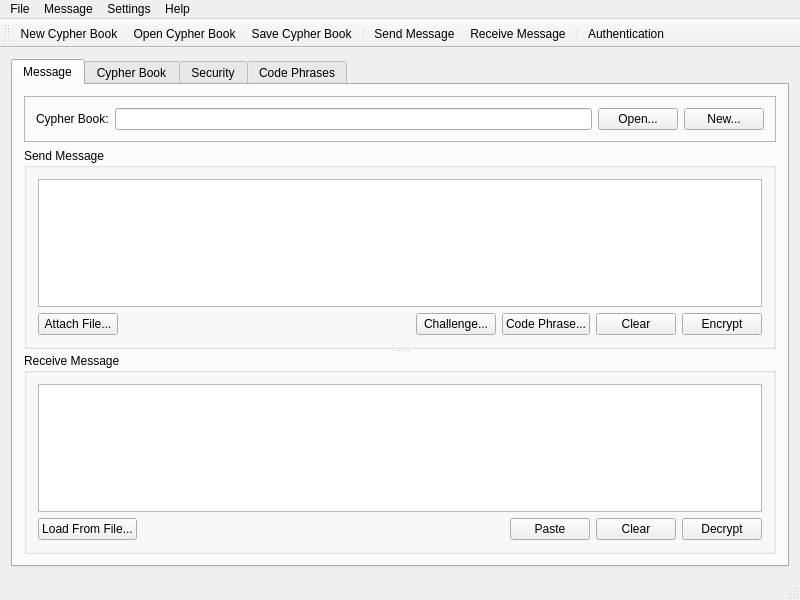
<?xml version="1.0" encoding="UTF-8"?>
<ui version="4.0">
 <class>MainWindow</class>
 <widget class="QMainWindow" name="MainWindow">
  <property name="geometry">
   <rect>
    <x>0</x>
    <y>0</y>
    <width>800</width>
    <height>600</height>
   </rect>
  </property>
  <property name="windowTitle">
   <string>OTP Messenger</string>
  </property>
  <widget class="QWidget" name="centralWidget">
   <layout class="QVBoxLayout" name="verticalLayout">
    <item>
     <widget class="QTabWidget" name="tabWidget">
      <property name="currentIndex">
       <number>0</number>
      </property>
      <widget class="QWidget" name="tabMessage">
       <attribute name="title">
        <string>Message</string>
       </attribute>
       <layout class="QVBoxLayout" name="verticalLayout_2">
        <item>
         <widget class="QFrame" name="frameCypherBook">
          <property name="frameShape">
           <enum>QFrame::StyledPanel</enum>
          </property>
          <property name="frameShadow">
           <enum>QFrame::Raised</enum>
          </property>
          <layout class="QHBoxLayout" name="horizontalLayout">
           <item>
            <widget class="QLabel" name="labelCypherBook">
             <property name="text">
              <string>Cypher Book:</string>
             </property>
            </widget>
           </item>
           <item>
            <widget class="QLineEdit" name="lineEditCypherBook">
             <property name="readOnly">
              <bool>true</bool>
             </property>
            </widget>
           </item>
           <item>
            <widget class="QPushButton" name="pushButtonOpenCypherBook">
             <property name="text">
              <string>Open...</string>
             </property>
            </widget>
           </item>
           <item>
            <widget class="QPushButton" name="pushButtonNewCypherBook">
             <property name="text">
              <string>New...</string>
             </property>
            </widget>
           </item>
          </layout>
         </widget>
        </item>
        <item>
         <widget class="QSplitter" name="splitter">
          <property name="orientation">
           <enum>Qt::Vertical</enum>
          </property>
          <widget class="QGroupBox" name="groupBoxSend">
           <property name="title">
            <string>Send Message</string>
           </property>
           <layout class="QVBoxLayout" name="verticalLayout_3">
            <item>
             <widget class="QPlainTextEdit" name="plainTextEditSend"/>
            </item>
            <item>
             <layout class="QHBoxLayout" name="horizontalLayout_2">
              <item>
               <widget class="QPushButton" name="pushButtonAttach">
                <property name="text">
                 <string>Attach File...</string>
                </property>
               </widget>
              </item>
              <item>
               <spacer name="horizontalSpacer">
                <property name="orientation">
                 <enum>Qt::Horizontal</enum>
                </property>
                <property name="sizeHint" stdset="0">
                 <size>
                  <width>40</width>
                  <height>20</height>
                 </size>
                </property>
               </spacer>
              </item>
              <item>
               <widget class="QPushButton" name="pushButtonChallenge">
                <property name="text">
                 <string>Challenge...</string>
                </property>
               </widget>
              </item>
              <item>
               <widget class="QPushButton" name="pushButtonCodePhrase">
                <property name="text">
                 <string>Code Phrase...</string>
                </property>
               </widget>
              </item>
              <item>
               <widget class="QPushButton" name="pushButtonClear">
                <property name="text">
                 <string>Clear</string>
                </property>
               </widget>
              </item>
              <item>
               <widget class="QPushButton" name="pushButtonSend">
                <property name="text">
                 <string>Encrypt</string>
                </property>
               </widget>
              </item>
             </layout>
            </item>
           </layout>
          </widget>
          <widget class="QGroupBox" name="groupBoxReceive">
           <property name="title">
            <string>Receive Message</string>
           </property>
           <layout class="QVBoxLayout" name="verticalLayout_4">
            <item>
             <widget class="QPlainTextEdit" name="plainTextEditReceive"/>
            </item>
            <item>
             <layout class="QHBoxLayout" name="horizontalLayout_3">
              <item>
               <widget class="QPushButton" name="pushButtonLoadFromFile">
                <property name="text">
                 <string>Load From File...</string>
                </property>
               </widget>
              </item>
              <item>
               <spacer name="horizontalSpacer_2">
                <property name="orientation">
                 <enum>Qt::Horizontal</enum>
                </property>
                <property name="sizeHint" stdset="0">
                 <size>
                  <width>40</width>
                  <height>20</height>
                 </size>
                </property>
               </spacer>
              </item>
              <item>
               <widget class="QPushButton" name="pushButtonPaste">
                <property name="text">
                 <string>Paste</string>
                </property>
               </widget>
              </item>
              <item>
               <widget class="QPushButton" name="pushButtonClearReceive">
                <property name="text">
                 <string>Clear</string>
                </property>
               </widget>
              </item>
              <item>
               <widget class="QPushButton" name="pushButtonDecrypt">
                <property name="text">
                 <string>Decrypt</string>
                </property>
               </widget>
              </item>
             </layout>
            </item>
           </layout>
          </widget>
         </widget>
        </item>
       </layout>
      </widget>
      <widget class="QWidget" name="tabCypherBook">
       <attribute name="title">
        <string>Cypher Book</string>
       </attribute>
       <layout class="QVBoxLayout" name="verticalLayout_5">
        <item>
         <widget class="QGroupBox" name="groupBoxCypherBookInfo">
          <property name="title">
           <string>Cypher Book Information</string>
          </property>
          <layout class="QGridLayout" name="gridLayout">
           <item row="0" column="0">
            <widget class="QLabel" name="labelFileName">
             <property name="text">
              <string>File Name:</string>
             </property>
            </widget>
           </item>
           <item row="0" column="1">
            <widget class="QLabel" name="labelFileNameValue">
             <property name="text">
              <string>Not loaded</string>
             </property>
            </widget>
           </item>
           <item row="1" column="0">
            <widget class="QLabel" name="labelSize">
             <property name="text">
              <string>Total Size:</string>
             </property>
            </widget>
           </item>
           <item row="1" column="1">
            <widget class="QLabel" name="labelSizeValue">
             <property name="text">
              <string>0 bytes</string>
             </property>
            </widget>
           </item>
           <item row="2" column="0">
            <widget class="QLabel" name="labelUsed">
             <property name="text">
              <string>Used:</string>
             </property>
            </widget>
           </item>
           <item row="2" column="1">
            <widget class="QLabel" name="labelUsedValue">
             <property name="text">
              <string>0 bytes (0%)</string>
             </property>
            </widget>
           </item>
           <item row="3" column="0">
            <widget class="QLabel" name="labelRemaining">
             <property name="text">
              <string>Remaining:</string>
             </property>
            </widget>
           </item>
           <item row="3" column="1">
            <widget class="QLabel" name="labelRemainingValue">
             <property name="text">
              <string>0 bytes (0%)</string>
             </property>
            </widget>
           </item>
           <item row="4" column="0">
            <widget class="QLabel" name="labelCompartments">
             <property name="text">
              <string>Compartments:</string>
             </property>
            </widget>
           </item>
           <item row="4" column="1">
            <widget class="QLabel" name="labelCompartmentsValue">
             <property name="text">
              <string>0</string>
             </property>
            </widget>
           </item>
           <item row="5" column="0">
            <widget class="QLabel" name="labelCreated">
             <property name="text">
              <string>Created:</string>
             </property>
            </widget>
           </item>
           <item row="5" column="1">
            <widget class="QLabel" name="labelCreatedValue">
             <property name="text">
              <string>N/A</string>
             </property>
            </widget>
           </item>
          </layout>
         </widget>
        </item>
        <item>
         <widget class="QGroupBox" name="groupBoxVisualizer">
          <property name="title">
           <string>Key Material Visualizer</string>
          </property>
          <layout class="QVBoxLayout" name="verticalLayout_6">
           <item>
            <widget class="QGraphicsView" name="graphicsViewKeyMaterial"/>
           </item>
          </layout>
         </widget>
        </item>
        <item>
         <widget class="QGroupBox" name="groupBoxCompartments">
          <property name="title">
           <string>Compartments</string>
          </property>
          <layout class="QVBoxLayout" name="verticalLayout_7">
           <item>
            <widget class="QTableWidget" name="tableWidgetCompartments">
             <column>
              <property name="text">
               <string>Name</string>
              </property>
             </column>
             <column>
              <property name="text">
               <string>Size</string>
              </property>
             </column>
             <column>
              <property name="text">
               <string>Used</string>
              </property>
             </column>
             <column>
              <property name="text">
               <string>Remaining</string>
              </property>
             </column>
             <column>
              <property name="text">
               <string>Status</string>
              </property>
             </column>
            </widget>
           </item>
           <item>
            <layout class="QHBoxLayout" name="horizontalLayout_4">
             <item>
              <widget class="QPushButton" name="pushButtonCreateCompartment">
               <property name="text">
                <string>Create Compartment...</string>
               </property>
              </widget>
             </item>
             <item>
              <spacer name="horizontalSpacer_3">
               <property name="orientation">
                <enum>Qt::Horizontal</enum>
               </property>
               <property name="sizeHint" stdset="0">
                <size>
                 <width>40</width>
                 <height>20</height>
                </size>
               </property>
              </spacer>
             </item>
             <item>
              <widget class="QPushButton" name="pushButtonLock">
               <property name="text">
                <string>Lock</string>
               </property>
              </widget>
             </item>
             <item>
              <widget class="QPushButton" name="pushButtonUnlock">
               <property name="text">
                <string>Unlock</string>
               </property>
              </widget>
             </item>
            </layout>
           </item>
          </layout>
         </widget>
        </item>
       </layout>
      </widget>
      <widget class="QWidget" name="tabSecurity">
       <attribute name="title">
        <string>Security</string>
       </attribute>
       <layout class="QVBoxLayout" name="verticalLayout_8">
        <item>
         <widget class="QGroupBox" name="groupBoxAuthentication">
          <property name="title">
           <string>Authentication Settings</string>
          </property>
          <layout class="QGridLayout" name="gridLayout_2">
           <item row="0" column="0">
            <widget class="QLabel" name="labelSecurityLevel">
             <property name="text">
              <string>Security Level:</string>
             </property>
            </widget>
           </item>
           <item row="0" column="1">
            <widget class="QComboBox" name="comboBoxSecurityLevel">
             <item>
              <property name="text">
               <string>Basic (Password Only)</string>
              </property>
             </item>
             <item>
              <property name="text">
               <string>Standard (Password + TOTP)</string>
              </property>
             </item>
             <item>
              <property name="text">
               <string>High (Password + Biometric)</string>
              </property>
             </item>
             <item>
              <property name="text">
               <string>Maximum (Password + Biometric + Hardware Token)</string>
              </property>
             </item>
            </widget>
           </item>
           <item row="1" column="0">
            <widget class="QLabel" name="labelPassword">
             <property name="text">
              <string>Password:</string>
             </property>
            </widget>
           </item>
           <item row="1" column="1">
            <layout class="QHBoxLayout" name="horizontalLayout_5">
             <item>
              <widget class="QPushButton" name="pushButtonChangePassword">
               <property name="text">
                <string>Change Password...</string>
               </property>
              </widget>
             </item>
             <item>
              <spacer name="horizontalSpacer_4">
               <property name="orientation">
                <enum>Qt::Horizontal</enum>
               </property>
               <property name="sizeHint" stdset="0">
                <size>
                 <width>40</width>
                 <height>20</height>
                </size>
               </property>
              </spacer>
             </item>
            </layout>
           </item>
           <item row="2" column="0">
            <widget class="QLabel" name="labelTOTP">
             <property name="text">
              <string>TOTP:</string>
             </property>
            </widget>
           </item>
           <item row="2" column="1">
            <layout class="QHBoxLayout" name="horizontalLayout_6">
             <item>
              <widget class="QPushButton" name="pushButtonSetupTOTP">
               <property name="text">
                <string>Setup TOTP...</string>
               </property>
              </widget>
             </item>
             <item>
              <spacer name="horizontalSpacer_5">
               <property name="orientation">
                <enum>Qt::Horizontal</enum>
               </property>
               <property name="sizeHint" stdset="0">
                <size>
                 <width>40</width>
                 <height>20</height>
                </size>
               </property>
              </spacer>
             </item>
            </layout>
           </item>
           <item row="3" column="0">
            <widget class="QLabel" name="labelBiometric">
             <property name="text">
              <string>Biometric:</string>
             </property>
            </widget>
           </item>
           <item row="3" column="1">
            <layout class="QHBoxLayout" name="horizontalLayout_7">
             <item>
              <widget class="QPushButton" name="pushButtonEnableBiometric">
               <property name="text">
                <string>Enable Biometric...</string>
               </property>
              </widget>
             </item>
             <item>
              <spacer name="horizontalSpacer_6">
               <property name="orientation">
                <enum>Qt::Horizontal</enum>
               </property>
               <property name="sizeHint" stdset="0">
                <size>
                 <width>40</width>
                 <height>20</height>
                </size>
               </property>
              </spacer>
             </item>
            </layout>
           </item>
           <item row="4" column="0">
            <widget class="QLabel" name="labelHardwareToken">
             <property name="text">
              <string>Hardware Token:</string>
             </property>
            </widget>
           </item>
           <item row="4" column="1">
            <layout class="QHBoxLayout" name="horizontalLayout_8">
             <item>
              <widget class="QPushButton" name="pushButtonSetupHardwareToken">
               <property name="text">
                <string>Setup Hardware Token...</string>
               </property>
              </widget>
             </item>
             <item>
              <spacer name="horizontalSpacer_7">
               <property name="orientation">
                <enum>Qt::Horizontal</enum>
               </property>
               <property name="sizeHint" stdset="0">
                <size>
                 <width>40</width>
                 <height>20</height>
                </size>
               </property>
              </spacer>
             </item>
            </layout>
           </item>
          </layout>
         </widget>
        </item>
        <item>
         <widget class="QGroupBox" name="groupBoxEmergency">
          <property name="title">
           <string>Emergency Protocols</string>
          </property>
          <layout class="QGridLayout" name="gridLayout_3">
           <item row="0" column="0">
            <widget class="QLabel" name="labelEmergencyCode">
             <property name="text">
              <string>Emergency Destruction Code:</string>
             </property>
            </widget>
           </item>
           <item row="0" column="1">
            <layout class="QHBoxLayout" name="horizontalLayout_9">
             <item>
              <widget class="QPushButton" name="pushButtonSetEmergencyCode">
               <property name="text">
                <string>Set Emergency Code...</string>
               </property>
              </widget>
             </item>
             <item>
              <spacer name="horizontalSpacer_8">
               <property name="orientation">
                <enum>Qt::Horizontal</enum>
               </property>
               <property name="sizeHint" stdset="0">
                <size>
                 <width>40</width>
                 <height>20</height>
                </size>
               </property>
              </spacer>
             </item>
            </layout>
           </item>
           <item row="1" column="0">
            <widget class="QLabel" name="labelDuressCode">
             <property name="text">
              <string>Duress Code:</string>
             </property>
            </widget>
           </item>
           <item row="1" column="1">
            <layout class="QHBoxLayout" name="horizontalLayout_10">
             <item>
              <widget class="QPushButton" name="pushButtonSetDuressCode">
               <property name="text">
                <string>Set Duress Code...</string>
               </property>
              </widget>
             </item>
             <item>
              <spacer name="horizontalSpacer_9">
               <property name="orientation">
                <enum>Qt::Horizontal</enum>
               </property>
               <property name="sizeHint" stdset="0">
                <size>
                 <width>40</width>
                 <height>20</height>
                </size>
               </property>
              </spacer>
             </item>
            </layout>
           </item>
          </layout>
         </widget>
        </item>
        <item>
         <widget class="QGroupBox" name="groupBoxChallengeResponse">
          <property name="title">
           <string>Challenge-Response Pairs</string>
          </property>
          <layout class="QVBoxLayout" name="verticalLayout_9">
           <item>
            <widget class="QTableWidget" name="tableWidgetChallengeResponse">
             <column>
              <property name="text">
               <string>Challenge</string>
              </property>
             </column>
             <column>
              <property name="text">
               <string>Expected Response</string>
              </property>
             </column>
            </widget>
           </item>
           <item>
            <layout class="QHBoxLayout" name="horizontalLayout_11">
             <item>
              <widget class="QPushButton" name="pushButtonAddChallenge">
               <property name="text">
                <string>Add</string>
               </property>
              </widget>
             </item>
             <item>
              <widget class="QPushButton" name="pushButtonEditChallenge">
               <property name="text">
                <string>Edit</string>
               </property>
              </widget>
             </item>
             <item>
              <widget class="QPushButton" name="pushButtonRemoveChallenge">
               <property name="text">
                <string>Remove</string>
               </property>
              </widget>
             </item>
             <item>
              <spacer name="horizontalSpacer_10">
               <property name="orientation">
                <enum>Qt::Horizontal</enum>
               </property>
               <property name="sizeHint" stdset="0">
                <size>
                 <width>40</width>
                 <height>20</height>
                </size>
               </property>
              </spacer>
             </item>
            </layout>
           </item>
          </layout>
         </widget>
        </item>
       </layout>
      </widget>
      <widget class="QWidget" name="tabCodePhrases">
       <attribute name="title">
        <string>Code Phrases</string>
       </attribute>
       <layout class="QVBoxLayout" name="verticalLayout_10">
        <item>
         <widget class="QTableWidget" name="tableWidgetCodePhrases">
          <column>
           <property name="text">
            <string>Code Phrase</string>
           </property>
          </column>
          <column>
           <property name="text">
            <string>Meaning</string>
           </property>
          </column>
         </widget>
        </item>
        <item>
         <layout class="QHBoxLayout" name="horizontalLayout_12">
          <item>
           <widget class="QPushButton" name="pushButtonAddCodePhrase">
            <property name="text">
             <string>Add</string>
            </property>
           </widget>
          </item>
          <item>
           <widget class="QPushButton" name="pushButtonEditCodePhrase">
            <property name="text">
             <string>Edit</string>
            </property>
           </widget>
          </item>
          <item>
           <widget class="QPushButton" name="pushButtonRemoveCodePhrase">
            <property name="text">
             <string>Remove</string>
            </property>
           </widget>
          </item>
          <item>
           <spacer name="horizontalSpacer_11">
            <property name="orientation">
             <enum>Qt::Horizontal</enum>
            </property>
            <property name="sizeHint" stdset="0">
             <size>
              <width>40</width>
              <height>20</height>
             </size>
            </property>
           </spacer>
          </item>
         </layout>
        </item>
       </layout>
      </widget>
     </widget>
    </item>
   </layout>
  </widget>
  <widget class="QMenuBar" name="menuBar">
   <property name="geometry">
    <rect>
     <x>0</x>
     <y>0</y>
     <width>800</width>
     <height>22</height>
    </rect>
   </property>
   <widget class="QMenu" name="menuFile">
    <property name="title">
     <string>File</string>
    </property>
    <addaction name="actionNew_Cypher_Book"/>
    <addaction name="actionOpen_Cypher_Book"/>
    <addaction name="actionSave_Cypher_Book"/>
    <addaction name="separator"/>
    <addaction name="actionExit"/>
   </widget>
   <widget class="QMenu" name="menuMessage">
    <property name="title">
     <string>Message</string>
    </property>
    <addaction name="actionSend_Message"/>
    <addaction name="actionReceive_Message"/>
    <addaction name="separator"/>
    <addaction name="actionClear_Messages"/>
   </widget>
   <widget class="QMenu" name="menuSettings">
    <property name="title">
     <string>Settings</string>
    </property>
    <addaction name="actionPreferences"/>
    <addaction name="actionAuthentication"/>
   </widget>
   <widget class="QMenu" name="menuHelp">
    <property name="title">
     <string>Help</string>
    </property>
    <addaction name="actionAbout"/>
   </widget>
   <addaction name="menuFile"/>
   <addaction name="menuMessage"/>
   <addaction name="menuSettings"/>
   <addaction name="menuHelp"/>
  </widget>
  <widget class="QStatusBar" name="statusBar"/>
  <widget class="QToolBar" name="toolBar">
   <property name="windowTitle">
    <string>toolBar</string>
   </property>
   <attribute name="toolBarArea">
    <enum>TopToolBarArea</enum>
   </attribute>
   <attribute name="toolBarBreak">
    <bool>false</bool>
   </attribute>
   <addaction name="actionNew_Cypher_Book"/>
   <addaction name="actionOpen_Cypher_Book"/>
   <addaction name="actionSave_Cypher_Book"/>
   <addaction name="separator"/>
   <addaction name="actionSend_Message"/>
   <addaction name="actionReceive_Message"/>
   <addaction name="separator"/>
   <addaction name="actionAuthentication"/>
  </widget>
  <action name="actionNew_Cypher_Book">
   <property name="text">
    <string>New Cypher Book...</string>
   </property>
   <property name="toolTip">
    <string>Create a new cypher book</string>
   </property>
   <property name="shortcut">
    <string>Ctrl+N</string>
   </property>
  </action>
  <action name="actionOpen_Cypher_Book">
   <property name="text">
    <string>Open Cypher Book...</string>
   </property>
   <property name="toolTip">
    <string>Open an existing cypher book</string>
   </property>
   <property name="shortcut">
    <string>Ctrl+O</string>
   </property>
  </action>
  <action name="actionSave_Cypher_Book">
   <property name="text">
    <string>Save Cypher Book</string>
   </property>
   <property name="toolTip">
    <string>Save the current cypher book</string>
   </property>
   <property name="shortcut">
    <string>Ctrl+S</string>
   </property>
  </action>
  <action name="actionExit">
   <property name="text">
    <string>Exit</string>
   </property>
   <property name="toolTip">
    <string>Exit the application</string>
   </property>
   <property name="shortcut">
    <string>Ctrl+Q</string>
   </property>
  </action>
  <action name="actionSend_Message">
   <property name="text">
    <string>Send Message</string>
   </property>
   <property name="toolTip">
    <string>Send a new message</string>
   </property>
   <property name="shortcut">
    <string>Ctrl+E</string>
   </property>
  </action>
  <action name="actionReceive_Message">
   <property name="text">
    <string>Receive Message</string>
   </property>
   <property name="toolTip">
    <string>Receive and decrypt a message</string>
   </property>
   <property name="shortcut">
    <string>Ctrl+D</string>
   </property>
  </action>
  <action name="actionClear_Messages">
   <property name="text">
    <string>Clear Messages</string>
   </property>
   <property name="toolTip">
    <string>Clear all message fields</string>
   </property>
  </action>
  <action name="actionPreferences">
   <property name="text">
    <string>Preferences...</string>
   </property>
   <property name="toolTip">
    <string>Application preferences</string>
   </property>
  </action>
  <action name="actionAuthentication">
   <property name="text">
    <string>Authentication...</string>
   </property>
   <property name="toolTip">
    <string>Authentication settings</string>
   </property>
  </action>
  <action name="actionAbout">
   <property name="text">
    <string>About...</string>
   </property>
   <property name="toolTip">
    <string>About OTP Messenger</string>
   </property>
  </action>
 </widget>
 <layoutdefault spacing="6" margin="11"/>
 <resources/>
 <connections/>
</ui>
